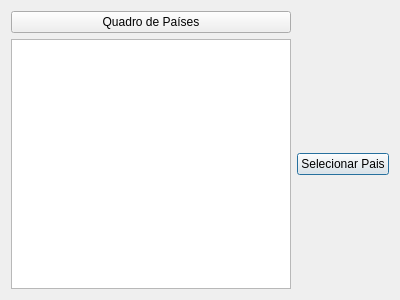
<?xml version="1.0" encoding="UTF-8"?>
<ui version="4.0">
 <class>CountryUserScreen</class>
 <widget class="QDialog" name="CountryUserScreen">
  <property name="geometry">
   <rect>
    <x>0</x>
    <y>0</y>
    <width>400</width>
    <height>300</height>
   </rect>
  </property>
  <property name="windowTitle">
   <string>Dialog</string>
  </property>
  <layout class="QGridLayout" name="gridLayout">
   <item row="1" column="0">
    <widget class="QListWidget" name="listWidget">
     <property name="font">
      <font>
       <family>Courier</family>
       <pointsize>8</pointsize>
      </font>
     </property>
    </widget>
   </item>
   <item row="1" column="1">
    <widget class="QPushButton" name="btn_selectCountry">
     <property name="text">
      <string>Selecionar Pais</string>
     </property>
    </widget>
   </item>
   <item row="0" column="0">
    <widget class="QPushButton" name="btn_boardCountry">
     <property name="text">
      <string>Quadro de Países</string>
     </property>
    </widget>
   </item>
  </layout>
 </widget>
 <resources/>
 <connections/>
</ui>
